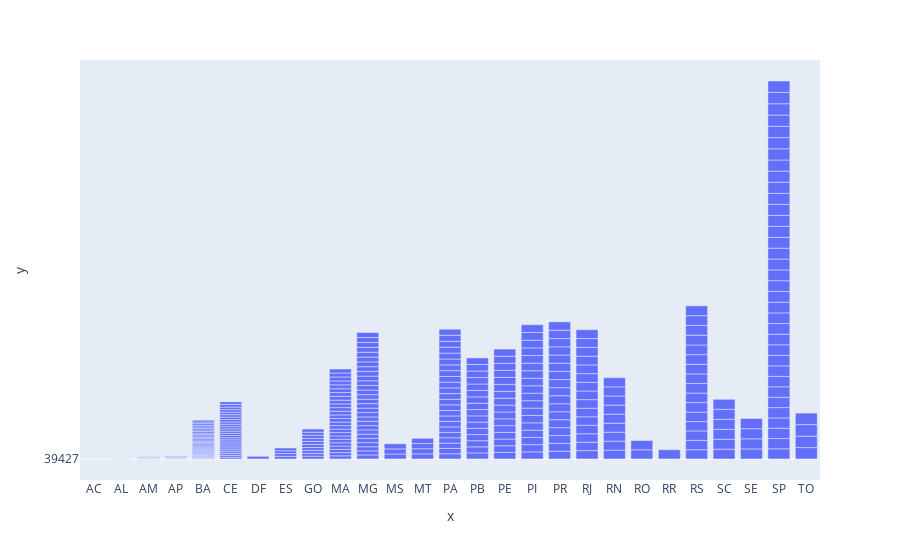

Write notebook code for a chart like this one.
### Code cell
px.bar(x=df['UF'], y=df['POPULAÇÃO ESTIMADA (2016)'])

### Figure 1 — Plotly figure (JSON) as saved in the notebook; plotly's stock layout.template omitted (floating-point values rounded to 4 significant figures; data arrays with more than 128 entries replaced by an {"elided": "..."} marker saying what was removed)
{"data": [{"alignmentgroup": "True", "hovertemplate": "x=%{x}<br>y=%{y}<extra></extra>", "legendgroup": "", "marker": {"color": "#636efa", "pattern": {"shape": ""}}, "name": "", "offsetgroup": "", "orientation": "v", "showlegend": false, "textposition": "auto", "type": "bar", "x": {"elided": "338 str values"}, "xaxis": "x", "y": {"elided": "338 str values"}, "yaxis": "y"}], "layout": {"barmode": "relative", "legend": {"tracegroupgap": 0}, "margin": {"t": 60}, "xaxis": {"anchor": "y", "domain": [0, 1], "title": {"text": "x"}}, "yaxis": {"anchor": "x", "domain": [0, 1], "title": {"text": "y"}}}}
